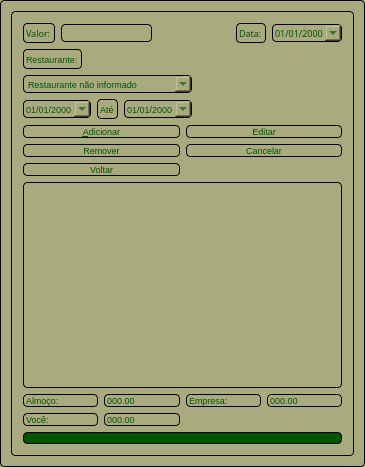
<?xml version="1.0" encoding="UTF-8"?>
<ui version="4.0">
 <class>Almoco</class>
 <widget class="QDialog" name="Almoco">
  <property name="geometry">
   <rect>
    <x>0</x>
    <y>0</y>
    <width>365</width>
    <height>467</height>
   </rect>
  </property>
  <property name="font">
   <font>
    <family>Ubuntu</family>
    <pointsize>7</pointsize>
   </font>
  </property>
  <property name="windowTitle">
   <string>Almoco</string>
  </property>
  <property name="styleSheet">
   <string notr="true">background-color: rgb(170, 170, 127);
color: rgb(0, 85, 0);

border: 1px solid black; 
border-style: solid;
border-radius: 4px; font-size: 7pt;</string>
  </property>
  <property name="inputMethodHints">
   <set>Qt::ImhDialableCharactersOnly</set>
  </property>
  <layout class="QGridLayout" name="gridLayout_7">
   <item row="0" column="0">
    <widget class="QFrame" name="frame">
     <property name="frameShape">
      <enum>QFrame::StyledPanel</enum>
     </property>
     <property name="frameShadow">
      <enum>QFrame::Raised</enum>
     </property>
     <layout class="QGridLayout" name="gridLayout_2">
      <item row="0" column="0">
       <layout class="QGridLayout" name="gridLayout_4">
        <item row="0" column="1">
         <widget class="QLineEdit" name="lineEdit_valor">
          <property name="font">
           <font>
            <family>ori1Uni</family>
            <pointsize>7</pointsize>
           </font>
          </property>
          <property name="layoutDirection">
           <enum>Qt::RightToLeft</enum>
          </property>
          <property name="inputMethodHints">
           <set>Qt::ImhPreferNumbers</set>
          </property>
          <property name="text">
           <string/>
          </property>
          <property name="alignment">
           <set>Qt::AlignRight|Qt::AlignTrailing|Qt::AlignVCenter</set>
          </property>
         </widget>
        </item>
        <item row="0" column="0">
         <widget class="QLabel" name="label">
          <property name="font">
           <font>
            <family>ori1Uni</family>
            <pointsize>7</pointsize>
           </font>
          </property>
          <property name="styleSheet">
           <string notr="true"/>
          </property>
          <property name="text">
           <string>Valor:</string>
          </property>
          <property name="buddy">
           <cstring>lineEdit_valor</cstring>
          </property>
         </widget>
        </item>
        <item row="0" column="3">
         <widget class="QLabel" name="label_2">
          <property name="font">
           <font>
            <family>ori1Uni</family>
            <pointsize>7</pointsize>
           </font>
          </property>
          <property name="styleSheet">
           <string notr="true"/>
          </property>
          <property name="text">
           <string>Data:</string>
          </property>
          <property name="buddy">
           <cstring>dateEdit_data</cstring>
          </property>
         </widget>
        </item>
        <item row="0" column="4">
         <widget class="QDateEdit" name="dateEdit_data">
          <property name="font">
           <font>
            <family>ori1Uni</family>
            <pointsize>7</pointsize>
           </font>
          </property>
          <property name="styleSheet">
           <string notr="true"/>
          </property>
          <property name="displayFormat">
           <string>dd/MM/yyyy</string>
          </property>
          <property name="calendarPopup">
           <bool>true</bool>
          </property>
         </widget>
        </item>
        <item row="0" column="2">
         <spacer name="horizontalSpacer">
          <property name="orientation">
           <enum>Qt::Horizontal</enum>
          </property>
          <property name="sizeHint" stdset="0">
           <size>
            <width>40</width>
            <height>20</height>
           </size>
          </property>
         </spacer>
        </item>
       </layout>
      </item>
      <item row="1" column="0">
       <layout class="QGridLayout" name="gridLayout_6">
        <item row="0" column="0">
         <widget class="QLabel" name="label_5">
          <property name="font">
           <font>
            <pointsize>7</pointsize>
           </font>
          </property>
          <property name="text">
           <string>Restaurante:</string>
          </property>
         </widget>
        </item>
        <item row="1" column="0" colspan="4">
         <widget class="QComboBox" name="comboBox_restaurantesLancamento">
          <property name="font">
           <font>
            <pointsize>7</pointsize>
           </font>
          </property>
          <item>
           <property name="text">
            <string>Restaurante não informado</string>
           </property>
          </item>
         </widget>
        </item>
        <item row="2" column="0" colspan="2">
         <widget class="QDateEdit" name="dateEdit_filtro">
          <property name="font">
           <font>
            <family>Ubuntu</family>
            <pointsize>7</pointsize>
            <kerning>true</kerning>
           </font>
          </property>
          <property name="displayFormat">
           <string>dd/MM/yyyy</string>
          </property>
          <property name="calendarPopup">
           <bool>true</bool>
          </property>
         </widget>
        </item>
        <item row="2" column="2">
         <widget class="QLabel" name="label_6">
          <property name="font">
           <font>
            <pointsize>7</pointsize>
           </font>
          </property>
          <property name="text">
           <string>Até</string>
          </property>
         </widget>
        </item>
        <item row="2" column="3">
         <widget class="QDateEdit" name="dateEdit_filtroAte">
          <property name="font">
           <font>
            <pointsize>7</pointsize>
           </font>
          </property>
          <property name="displayFormat">
           <string>dd/MM/yyyy</string>
          </property>
          <property name="calendarPopup">
           <bool>true</bool>
          </property>
         </widget>
        </item>
        <item row="2" column="4">
         <spacer name="horizontalSpacer_5">
          <property name="orientation">
           <enum>Qt::Horizontal</enum>
          </property>
          <property name="sizeHint" stdset="0">
           <size>
            <width>40</width>
            <height>20</height>
           </size>
          </property>
         </spacer>
        </item>
        <item row="0" column="4">
         <spacer name="horizontalSpacer_2">
          <property name="orientation">
           <enum>Qt::Horizontal</enum>
          </property>
          <property name="sizeHint" stdset="0">
           <size>
            <width>40</width>
            <height>20</height>
           </size>
          </property>
         </spacer>
        </item>
       </layout>
      </item>
      <item row="2" column="0">
       <layout class="QGridLayout" name="gridLayout">
        <item row="0" column="0">
         <widget class="QPushButton" name="pushButton_adicionar">
          <property name="font">
           <font>
            <family>Ubuntu</family>
            <pointsize>7</pointsize>
           </font>
          </property>
          <property name="styleSheet">
           <string notr="true"/>
          </property>
          <property name="text">
           <string>&amp;Adicionar</string>
          </property>
         </widget>
        </item>
        <item row="0" column="1">
         <widget class="QPushButton" name="pushButton_editar">
          <property name="font">
           <font>
            <pointsize>7</pointsize>
           </font>
          </property>
          <property name="text">
           <string>Editar</string>
          </property>
         </widget>
        </item>
        <item row="1" column="0">
         <widget class="QPushButton" name="pushButton_remover">
          <property name="font">
           <font>
            <pointsize>7</pointsize>
           </font>
          </property>
          <property name="text">
           <string>Remover</string>
          </property>
         </widget>
        </item>
        <item row="1" column="1">
         <widget class="QPushButton" name="pushButton_cancelar">
          <property name="font">
           <font>
            <pointsize>7</pointsize>
           </font>
          </property>
          <property name="text">
           <string>Cancelar</string>
          </property>
         </widget>
        </item>
        <item row="2" column="0">
         <widget class="QPushButton" name="pushButton_voltar">
          <property name="font">
           <font>
            <pointsize>7</pointsize>
           </font>
          </property>
          <property name="text">
           <string>Voltar</string>
          </property>
         </widget>
        </item>
       </layout>
      </item>
      <item row="3" column="0">
       <layout class="QGridLayout" name="gridLayout_5">
        <item row="0" column="0" colspan="5">
         <widget class="QListWidget" name="listWidget_lista">
          <property name="font">
           <font>
            <pointsize>7</pointsize>
           </font>
          </property>
          <property name="styleSheet">
           <string notr="true">QScrollBar:vertical {
      width: 40px;
  }</string>
          </property>
         </widget>
        </item>
       </layout>
      </item>
      <item row="4" column="0">
       <layout class="QGridLayout" name="gridLayout_3">
        <item row="0" column="0">
         <widget class="QLabel" name="label_3">
          <property name="font">
           <font>
            <pointsize>7</pointsize>
           </font>
          </property>
          <property name="frameShape">
           <enum>QFrame::Box</enum>
          </property>
          <property name="text">
           <string>Almoço:</string>
          </property>
         </widget>
        </item>
        <item row="0" column="1">
         <widget class="QLabel" name="label_almoco">
          <property name="font">
           <font>
            <pointsize>7</pointsize>
           </font>
          </property>
          <property name="frameShape">
           <enum>QFrame::Box</enum>
          </property>
          <property name="text">
           <string>000.00</string>
          </property>
         </widget>
        </item>
        <item row="0" column="2">
         <widget class="QLabel" name="label_4">
          <property name="font">
           <font>
            <pointsize>7</pointsize>
           </font>
          </property>
          <property name="frameShape">
           <enum>QFrame::Box</enum>
          </property>
          <property name="text">
           <string>Empresa:</string>
          </property>
         </widget>
        </item>
        <item row="0" column="3">
         <widget class="QLabel" name="label_empresa">
          <property name="font">
           <font>
            <pointsize>7</pointsize>
           </font>
          </property>
          <property name="frameShape">
           <enum>QFrame::Box</enum>
          </property>
          <property name="text">
           <string>000.00</string>
          </property>
         </widget>
        </item>
        <item row="1" column="0">
         <widget class="QLabel" name="label_7">
          <property name="font">
           <font>
            <pointsize>7</pointsize>
           </font>
          </property>
          <property name="frameShape">
           <enum>QFrame::Box</enum>
          </property>
          <property name="text">
           <string>Você:</string>
          </property>
         </widget>
        </item>
        <item row="1" column="1">
         <widget class="QLabel" name="label_voce">
          <property name="font">
           <font>
            <pointsize>7</pointsize>
           </font>
          </property>
          <property name="frameShape">
           <enum>QFrame::Box</enum>
          </property>
          <property name="text">
           <string>000.00</string>
          </property>
         </widget>
        </item>
       </layout>
      </item>
      <item row="5" column="0">
       <widget class="QLabel" name="label_8">
        <property name="font">
         <font>
          <pointsize>7</pointsize>
         </font>
        </property>
        <property name="styleSheet">
         <string notr="true">background-color: rgb(0, 85, 0);</string>
        </property>
        <property name="text">
         <string/>
        </property>
       </widget>
      </item>
     </layout>
    </widget>
   </item>
  </layout>
 </widget>
 <layoutdefault spacing="6" margin="11"/>
 <tabstops>
  <tabstop>lineEdit_valor</tabstop>
  <tabstop>dateEdit_data</tabstop>
  <tabstop>comboBox_restaurantesLancamento</tabstop>
  <tabstop>dateEdit_filtro</tabstop>
  <tabstop>dateEdit_filtroAte</tabstop>
  <tabstop>pushButton_adicionar</tabstop>
  <tabstop>pushButton_editar</tabstop>
  <tabstop>pushButton_remover</tabstop>
  <tabstop>pushButton_cancelar</tabstop>
  <tabstop>listWidget_lista</tabstop>
 </tabstops>
 <resources/>
 <connections/>
</ui>
